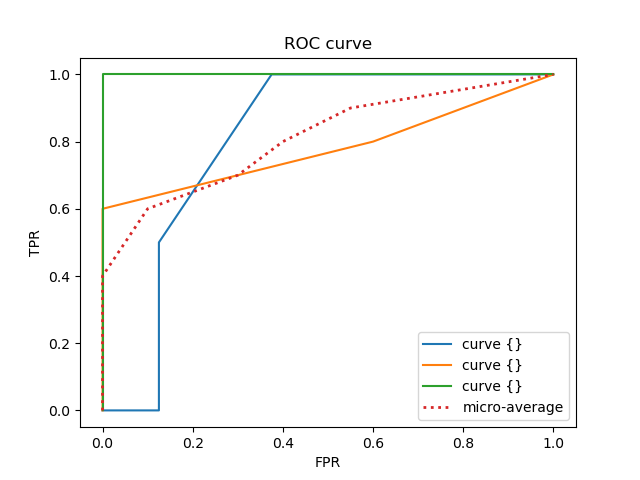

This chart was generated by the following Python code:
# -*- coding: utf-8 -*-
"""
Created on Wed Mar 27 20:42:54 2024

@author: lenovo
"""

import numpy as np
from sklearn.metrics import roc_curve, auc
import matplotlib.pyplot as plt

# 输入数据
y_true = np.asarray([[0,0,1],[0,1,0],[1,0,0],[0,0,1],[1,0,0],[0,1,0],
                     [0,1,0],[0,1,0],[0,0,1],[0,1,0]])
y_pred = np.asarray([[0.1,0.2,0.7],[0.1,0.6,0.3],[0.5,0.2,0.3],
                     [0.1,0.1,0.8],[0.4,0.2,0.4],[0.6,0.3,0.1],
                     [0.4,0.2,0.4],[0.4,0.1,0.5],[0.1,0.1,0.8],[0.1,0.8,0.1]])

# 计算每个类别的TPR和FPR，并绘制ROC曲线
n_classes = y_true.shape[1]
plt.figure()

for i in range(n_classes):
    fpr, tpr, _ = roc_curve(y_true[:, i], y_pred[:, i])
    

    
    plt.plot(fpr, tpr, label='curve {}')
    
# 绘制平均ROC曲线（micro average）
fpr_micro, tpr_micro, _ = roc_curve(y_true.ravel(), y_pred.ravel())


plt.plot(fpr_micro, tpr_micro, label='micro-average', linestyle=':', linewidth=2)


# 设置图例和标题
plt.legend(loc='lower right')
plt.title('ROC curve')
plt.xlabel('FPR')
plt.ylabel('TPR')

# 显示图像
plt.show()
